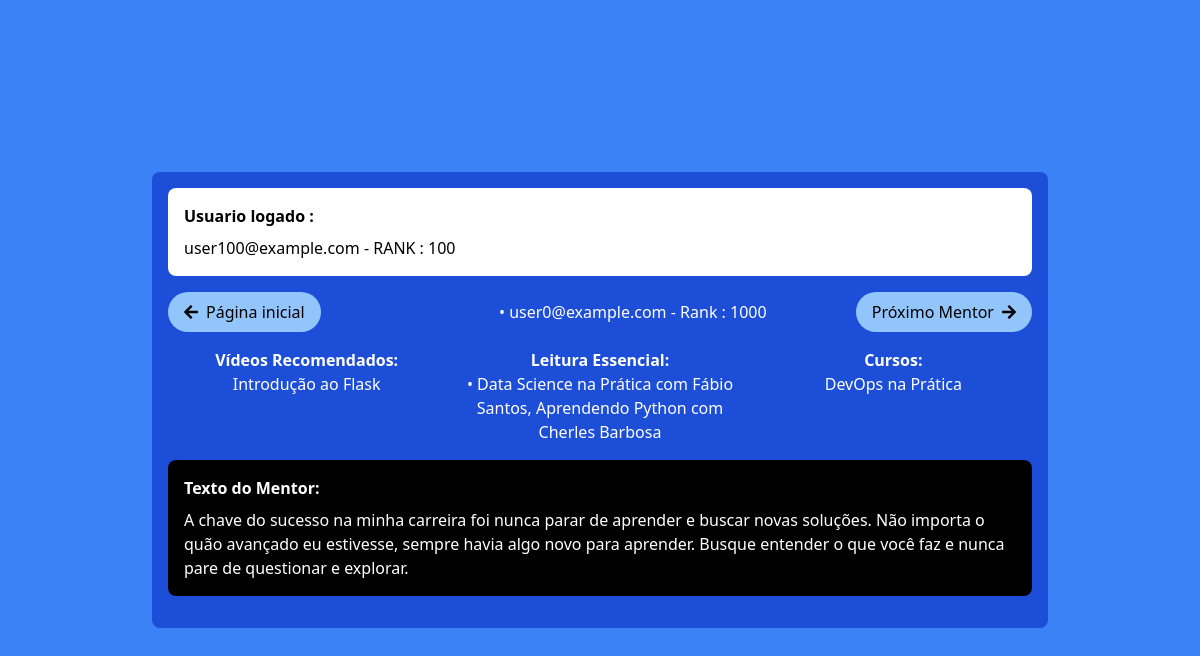
The page /indicacoes/init (signed in) on the database its author committed.
### tables this page shows
CREATE TABLE profession_data (
                        id INTEGER PRIMARY KEY AUTOINCREMENT,
                        profession_id INTEGER NOT NULL,
                        region_id INTEGER NOT NULL,
                        salary INTEGER NOT NULL,
                        email TEXT UNIQUE NOT NULL,
                        rank INTEGER,
                        FOREIGN KEY (profession_id) REFERENCES professions(id),
                        FOREIGN KEY (region_id) REFERENCES regions(id));

CREATE TABLE indications (
                        id INTEGER PRIMARY KEY AUTOINCREMENT,
                        email TEXT NOT NULL,
                        courses TEXT,
                        videos TEXT,
                        books TEXT,
                        motivational_text TEXT,
                        FOREIGN KEY (email) REFERENCES users(useremail));

### routes/indicacoes.py (the view)
@indicacoes_route.route('/init')
def usuarios():
    user_email = session['user']
    print("logged email " + user_email)
    page = request.args.get('page', 0, type=int)  # Obter o número da página (0 por padrão)
    higher_rank_users, user_rank = get_usuario_by_index(page, user_email)
    if higher_rank_users is None:
        return render_template('indicacoes.html', indicacoes=None, has_next=False)
    has_next = True if higher_rank_users != None else False
    print("higher_rank_users " + str(higher_rank_users))
    return render_template('indicacoes.html', indicacoes=higher_rank_users, has_next=has_next, page=page, user_email=user_email, user_rank=user_rank)

### routes/indicacoes.py (called while the page is built)
def get_db():
    db = getattr(g, '_database', None)
    if db is None:
        db = g._database = sqlite3.connect(DATABASE)
    return db

def query_db(query, args=(), one=False):
    cur = get_db().execute(query, args)
    rv = cur.fetchall()
    cur.close()
    return (rv[0] if rv else None) if one else rv

@indicacoes_route.teardown_request
def close_connection(exception):
    db = getattr(g, '_database', None)
    if db is not None:
        db.close()

def get_usuario_by_index(index, user_email):
    user_rank = query_db('SELECT Rank FROM profession_data WHERE email = ?', [user_email], one=True)
    print("user_rank " + str(user_rank))
    if user_rank:
            user_rank = user_rank[0]
            higher_rank_users = query_db('''
                SELECT p.email, i.courses, i.videos, i.books, i.motivational_text, p.rank
                FROM profession_data p
                JOIN indications i ON p.email = i.email
                WHERE p.Rank >= ? LIMIT 1 OFFSET ?
            ''', [user_rank, index])
            print("higher_rank_users " + str(higher_rank_users))
    else:
        higher_rank_users = None
    return higher_rank_users, user_rank

### templates/indicacoes.html (shortened to what this page needs)
<!DOCTYPE html>
<html lang="pt-BR">
<head>
    <script src="https://cdn.tailwindcss.com"></script>
    <link rel="stylesheet" href="https://cdnjs.cloudflare.com/ajax/libs/font-awesome/5.15.3/css/all.min.css">
</head>
<body class="bg-blue-500 flex items-center justify-center min-h-screen">
    <div class="bg-blue-700 text-white w-full max-w-4xl p-4 rounded-lg">
        <div class="bg-white text-black p-4 rounded-lg mb-4">
            <h2 class="font-bold mb-2">Usuario logado :</h2>
            {% if user_email %}
                <p>{{ user_email }} - RANK :  {{ user_rank }}</p>
            {% endif %}
        </div>
        <div class="flex justify-between items-center mb-4">
            <a href="/home/return" class="bg-blue-300 text-black px-4 py-2 rounded-full flex items-center">
                <i class="fas fa-arrow-left"></i>
                <span class="ml-2">Página inicial</span>
            </a>
            {% if indicacoes %}
                    {% for indicacao in indicacoes %}
                        <p>• {{ indicacao[0] }} - Rank : {{ indicacao[5] }}</p>
                    {% endfor %}
                {% if has_next %}
                    <a href="{{ url_for('indicacoes.usuarios', page=page + 1) }}" class="bg-blue-300 text-black px-4 py-2 rounded-full flex items-center">
                        <span class="mr-2">Próximo Mentor</span>
                        <i class="fas fa-arrow-right"></i>
                    </a>
                {% else %}
                    <div class="bg-blue-300 text-black px-4 py-2 rounded-full flex items-center">
                    <span class="mr-2">Fim da lista</span>
                    </div>
                 {% endif %}
            {% else %}
                <h1 class="text-xl font-bold mb-4">Fim da lista de Indicações</h1>
            {% endif %}
        </div>
        <div class="grid grid-cols-3 gap-4 text-center mb-4">
            <div>
                <h2 class="font-bold">Vídeos Recomendados:</h2>
                {% if indicacoes %}
                    {% for indicacao in indicacoes %}
                        <p>{{ indicacao[2] }}</p>
                    {% endfor %}
                {% else %}
                    <p>Nenhum vídeo recomendado disponível.</p>
                {% endif %}
            </div>
            <div>
                <h2 class="font-bold">Leitura Essencial:</h2>
                {% if indicacoes %}
                    {% for indicacao in indicacoes %}
                        <p>• {{ indicacao[3] }}</p>
                    {% endfor %}
                {% else %}
                    <p>Nenhum livro recomendado disponível.</p>
                {% endif %}
            </div>
            <div>
                <h2 class="font-bold">Cursos:</h2>
                {% if indicacoes %}
                    {% for indicacao in indicacoes %}
                        <p>{{ indicacao[1] }}</p>
                    {% endfor %}
                {% else %}
                    <p>Nenhum curso recomendado disponível.</p>
                {% endif %}
            </div>
        </div>
        <div class="bg-black text-white p-4 rounded-lg mb-4">
            <h2 class="font-bold mb-2">Texto do Mentor:</h2>
            {% if indicacoes %}
                {% for indicacao in indicacoes %}
                    <p>{{ indicacao[4] }}</p>
                {% endfor %}
            {% else %}
                <p>Nenhum texto motivacional disponível.</p>
            {% endif %}
        </div>
    </div>
</body>
</html>

### rows shown on the page
profession_data: email "user100@example.com"
indications: email "user0@example.com", rank "1000", videos "Introdução ao Flask", books "Data Science na Prática com Fábio Santos, Aprendendo Python com Cherles Barbosa", courses "DevOps na Prática", motivational_text "A chave do sucesso na minha carreira foi nunca parar de aprender e buscar novas soluções. Não importa o quão avançado eu estivesse, sempre havia algo novo para aprender. Busque entender o que você faz e nunca pare de questionar e explorar."

### other values the page prints
{{ user_rank }} "100"
